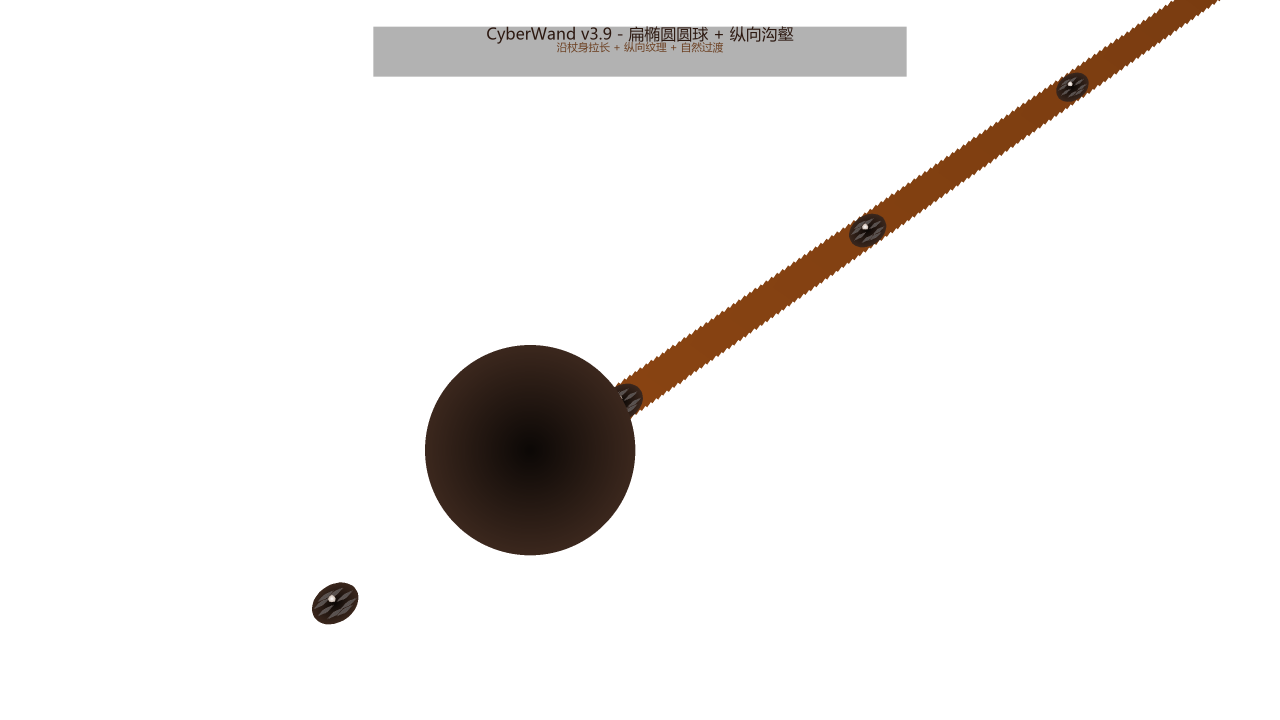
#> input picture archives/wand_v39_ellipsoid.png, 3840 x 2160 px, found by its file name (shown at 1/3 size)
$ python crop_icon.py
#> lines starting #> are read from the running program, lines starting #| are printed output that depends on the picture
# 裁剪魔杖图片为应用图标
from PIL import Image
import os

# 选择最合适的图片（v39 椭圆节点设计，经典优雅）
input_image = r"D:\workspace\CyberWand_Insta360\enclosure\wand_v39_ellipsoid.png"
output_icon = r"D:\workspace\CyberWand_Insta360\host_program\feishu_bot\app_icon.png"

# 打开图片
img = Image.open(input_image)
#> img is the input picture: PIL image 3840x2160 RGBA; mean R, G, B, A 240.5, 238.5, 237.2, 253.3
print(f"原图尺寸：{img.size[0]} x {img.size[1]}")
#| 原图尺寸：3840 x 2160

# 计算正方形裁剪区域（居中裁剪）
width, height = img.size
#> width = 3840; height = 2160
min_dim = min(width, height)
#> min_dim = 2160
left = (width - min_dim) // 2
#> left = 840
top = (height - min_dim) // 2
#> top = 0
right = left + min_dim
#> right = 3000
bottom = top + min_dim
#> bottom = 2160

print(f"裁剪区域：({left}, {top}) 到 ({right}, {bottom})")
#| 裁剪区域：(840, 0) 到 (3000, 2160)

# 裁剪
cropped = img.crop((left, top, right, bottom))
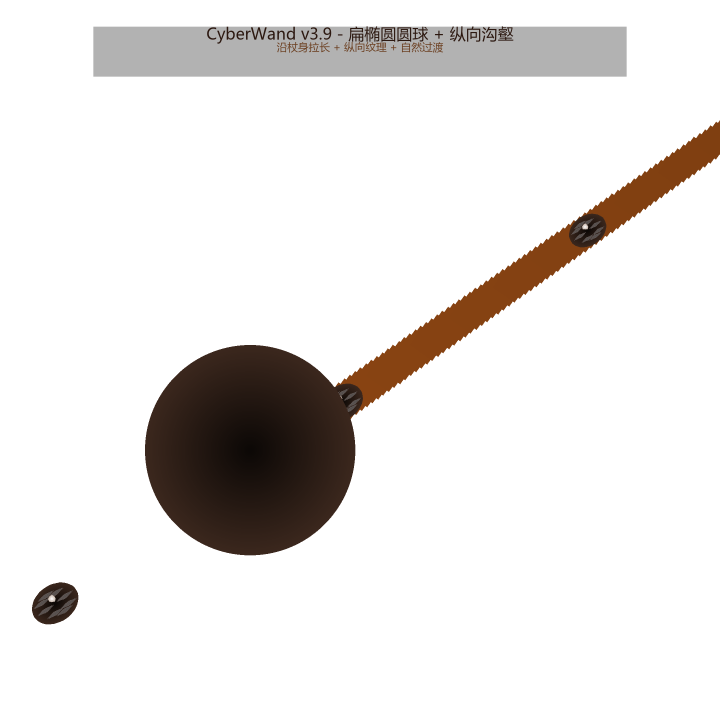
#> cropped: PIL image 2160x2160 RGBA (shown at 1/3 size); mean R, G, B, A 231, 228.2, 226.4, 251.9; transparent parts drawn white

# 缩放到 240x240（飞书要求 > 240px）
icon_size = (512, 512)  # 使用更大的尺寸以确保质量
resized = cropped.resize(icon_size, Image.Resampling.LANCZOS)
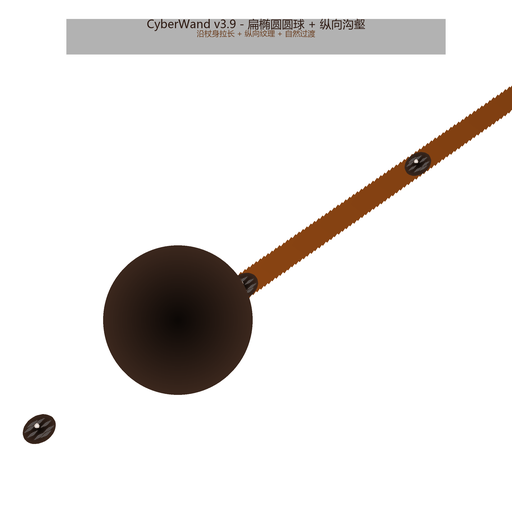
#> resized: PIL image 512x512 RGBA; mean R, G, B, A 230.9, 228.1, 226.3, 251.9; transparent parts drawn white

# 保存
resized.save(output_icon, "PNG", quality=95)
print("Icon saved: " + output_icon)
print("Icon size: " + str(resized.size[0]) + " x " + str(resized.size[1]))
#| Icon size: 512 x 512

# 验证文件大小
file_size = os.path.getsize(output_icon)
print("File size: " + str(round(file_size / 1024, 1)) + " KB")

$ run again, with archives/wand_reverse_v1_render.png copied over archives/wand_v39_ellipsoid.png
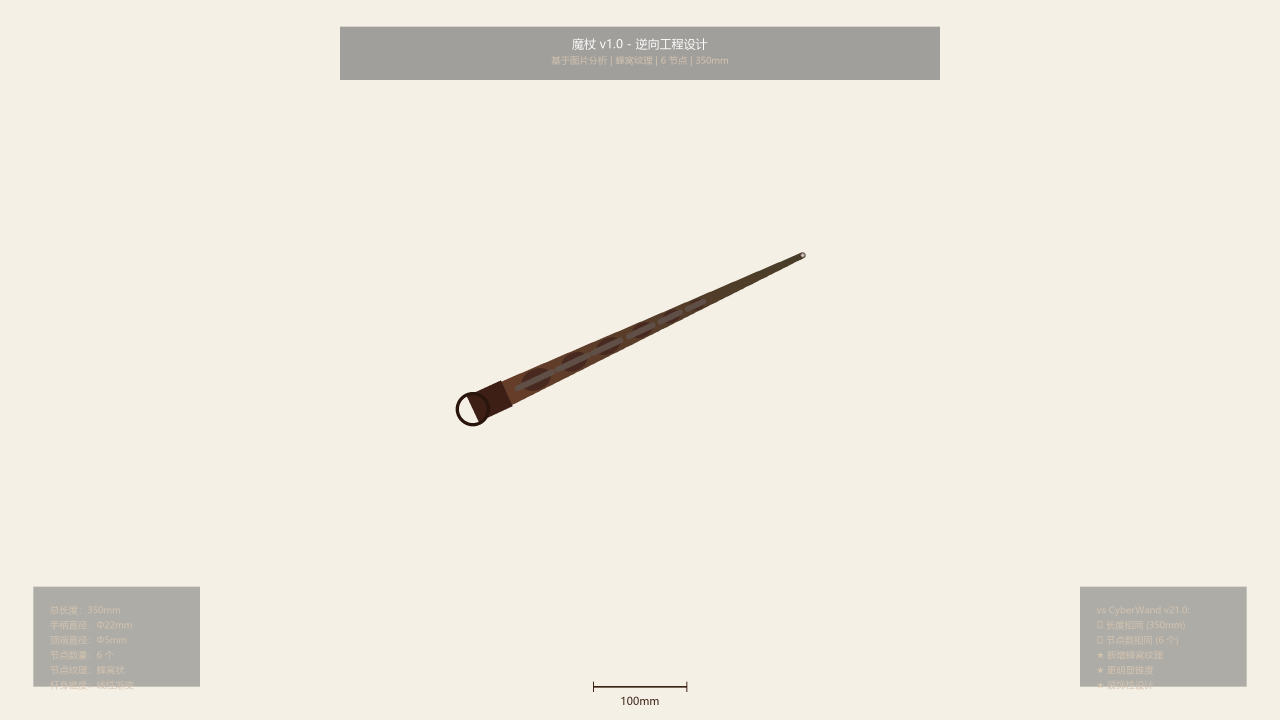
#> input picture archives/wand_reverse_v1_render.png, 3840 x 2160 px, found by its file name (shown at 1/3 size)
#> img is the input picture: PIL image 3840x2160 RGBA; mean R, G, B, A 236.5, 231.5, 221.7, 250.7
#| 原图尺寸：3840 x 2160
#| 裁剪区域：(840, 0) 到 (3000, 2160)
#> `cropped = img.crop((left, top, right, bottom))`:
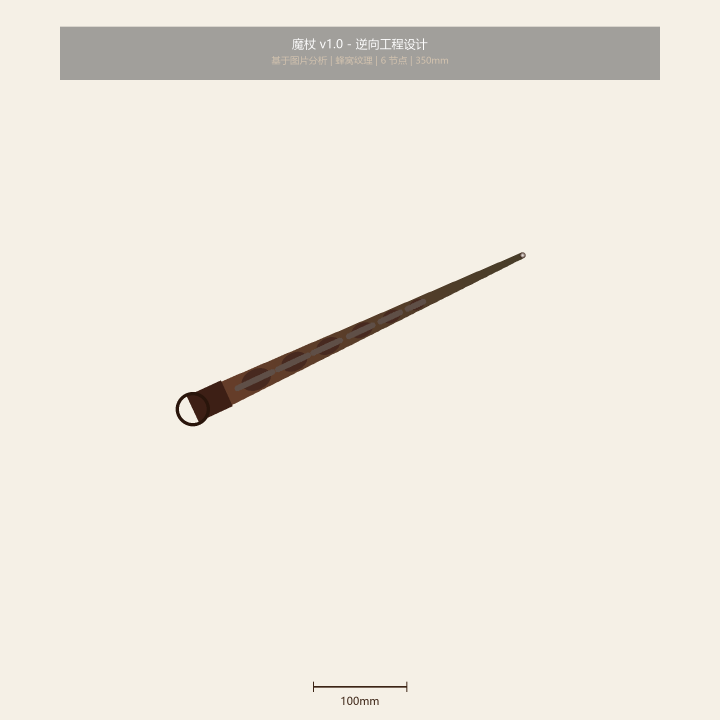
#> cropped: PIL image 2160x2160 RGBA (shown at 1/3 size); mean R, G, B, A 235.8, 230.7, 220.9, 251; transparent parts drawn white
#> `resized = cropped.resize(icon_size, Image.Resampling.LANCZOS)`:
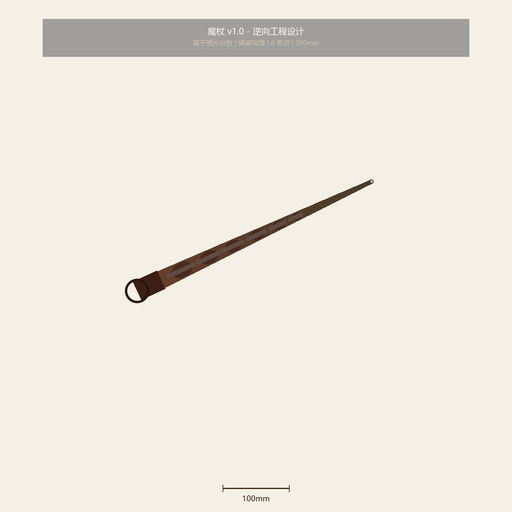
#> resized: PIL image 512x512 RGBA; mean R, G, B, A 235.8, 230.6, 220.9, 251; transparent parts drawn white
#| Icon size: 512 x 512
